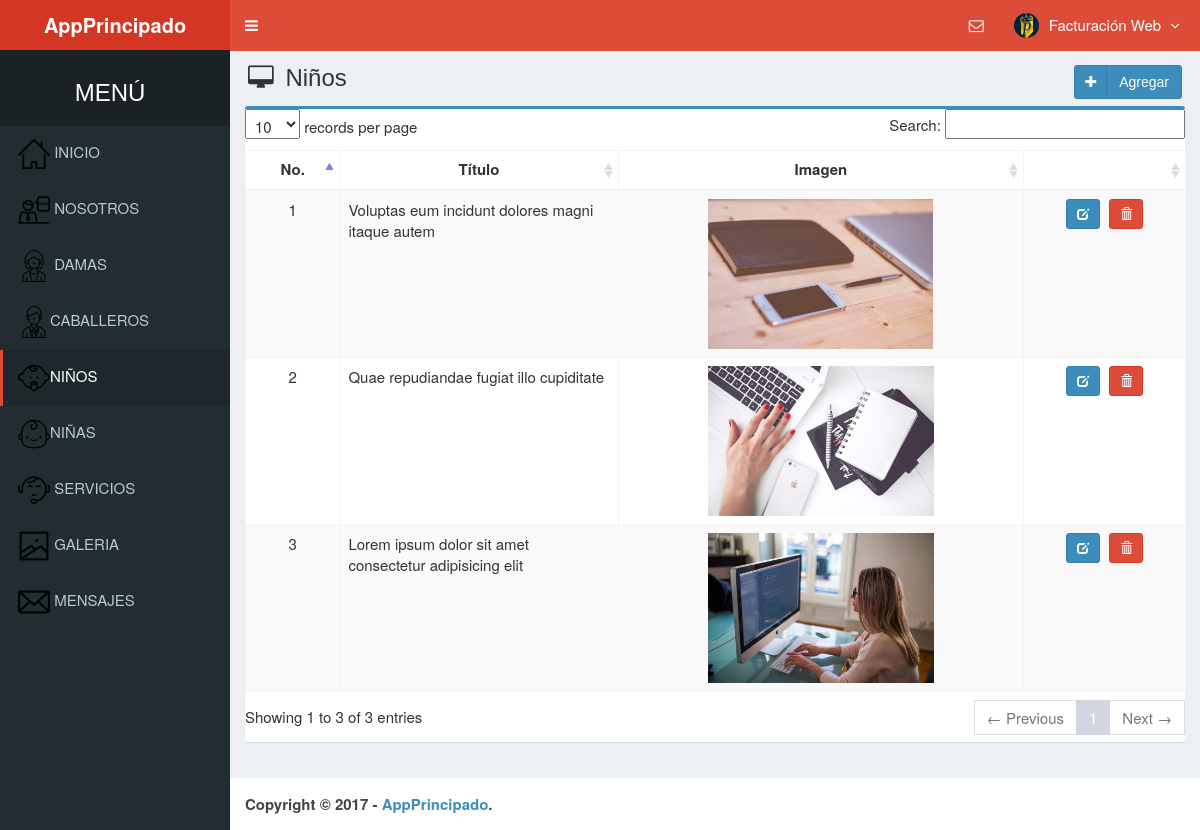
The page /admin/main.php?module=ninos (signed in) on the database its author committed.
### tables this page shows
CREATE TABLE `is_ninos` (
  `ninos_id` int(100) NOT NULL,
  `title` varchar(255) NOT NULL,
  `image` varchar(100) NOT NULL
);

### admin/modules/ninos/view.php (the view, shortened to what this page needs)
<section class="content-header">
  <h1>
    <i class="fa fa-desktop icon-title"></i> Niños
    <a class="btn btn-primary btn-social pull-right" href="?module=form_ninos&form=add">
      <i class="fa fa-plus"></i> Agregar
    </a>
  </h1>
</section>
<section class="content">
  <div class="row">
    <div class="col-md-12">
      <div class="box box-primary">
          <table id="dataTables1" class="table table-bordered table-striped table-hover">
            <thead>
              <tr>
                <th class="center">No.</th>
                <th class="center">Título</th>
                <th class="center">Imagen</th>
                <th></th>
              </tr>
            </thead>
            <tbody>
            <?php
            $no = 1;
            $query = mysqli_query($mysqli, "SELECT * FROM is_ninos ORDER BY ninos_id DESC")
                                            or die('Hubo un error en la consulta de los datos: '.mysqli_error($mysqli));
            while ($data = mysqli_fetch_assoc($query)) {
              echo "<tr>
                      <td width='40' class='center'>$no</td>
                      <td width='150'>$data[title]</td>
                      <td width='200' class='center'>
                        <img src='../img/$data[image]' height='150'>
                      </td>
                      <td class='center' width='80'>
                        <div>
                          <a data-toggle='tooltip' data-placement='top' title='Editar' style='margin-right:5px' class='btn btn-primary btn-sm' href='?module=form_ninos&form=edit&id=$data[ninos_id]'>
                              <i style='color:#fff' class='glyphicon glyphicon-edit'></i>
                          </a>";
            ?>
                          <a data-toggle="tooltip" data-placement="top" title="Eliminar" class="btn btn-danger btn-sm" href="modules/ninos/proses.php?act=delete&id=<?php echo $data['ninos_id'];?>" onclick="return confirm('Estas seguro que quieres eliminar <?php echo $data['title']; ?> ?');">
                              <i style="color:#fff" class="glyphicon glyphicon-trash"></i>
                          </a>
            <?php
              echo "    </div>
                      </td>
                    </tr>";
              $no++;
            }
            ?>
            </tbody>
          </table>
        </div>
      </div>
    </div>
  </div>

### admin/assets/css/style.css (style rules this page uses)
.btn-social *:first-child { border-right: 1px solid rgba(0, 0, 0, 0.1); bottom: 0; font-size: 1em !important; left: 0; line-height: 32px !important; position: absolute; text-align: center; top: 0; width: 32px !important; }
.content-header { padding: 15px 18px 0; position: relative; }
.center { text-align:center; }
.icon-title { margin-right: 5px; }
body { background-color: #fff; color: #333; font-size: 15px; line-height: 1.42857; }

### rows shown on the page
is_ninos: title "Voluptas eum incidunt dolores magni itaque autem", image (picture)
is_ninos: title "Quae repudiandae fugiat illo cupiditate", image (picture)
is_ninos: title "Lorem ipsum dolor sit amet consectetur adipisicing elit", image (picture)

### other values the page prints
$_SESSION['fullname'] "Facturación Web"
